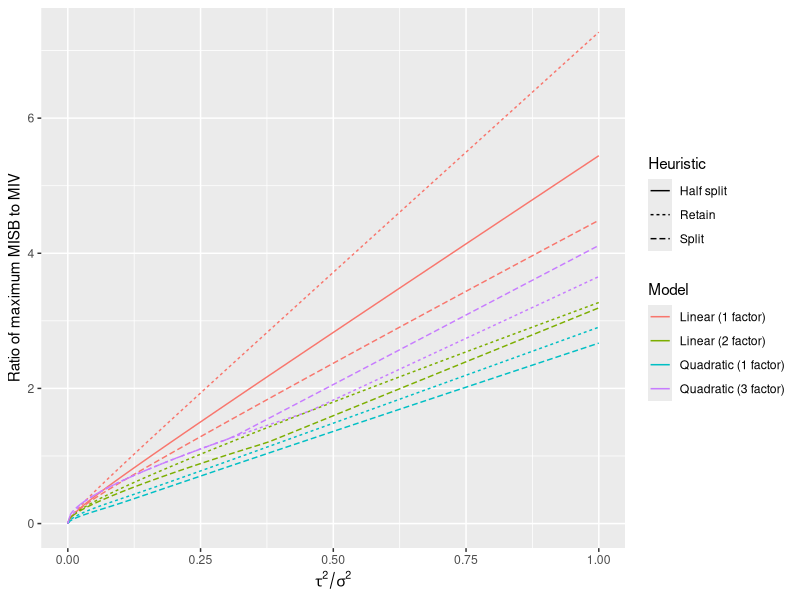
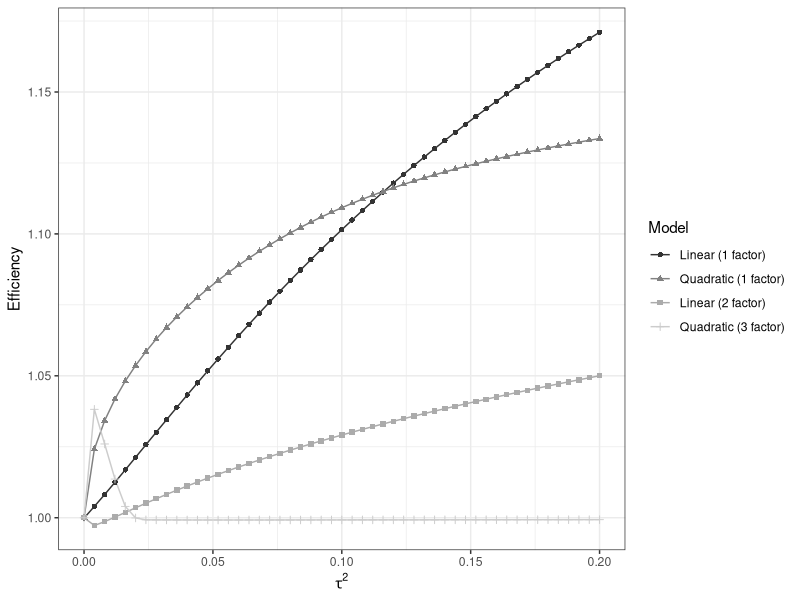
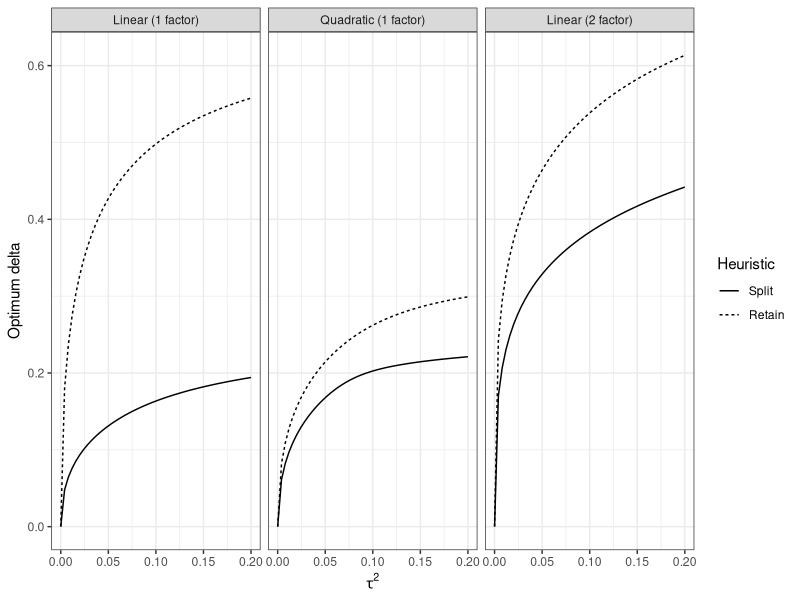
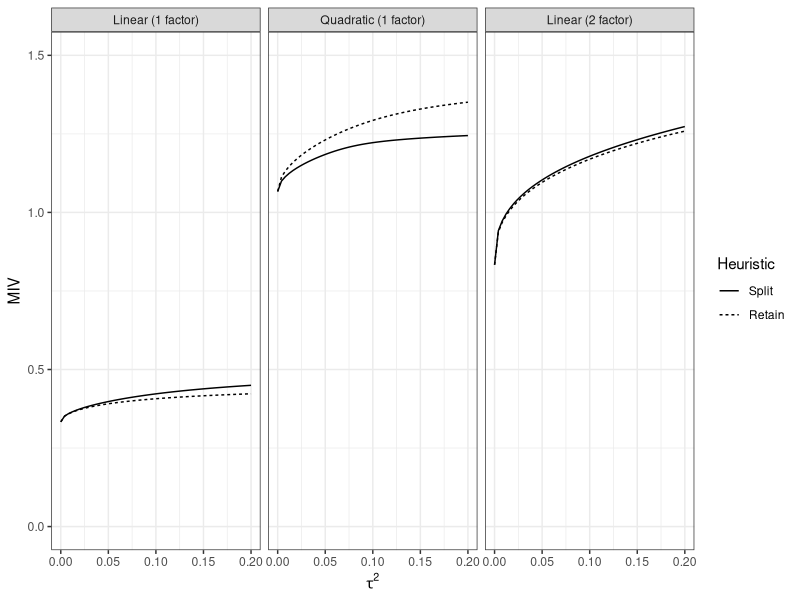
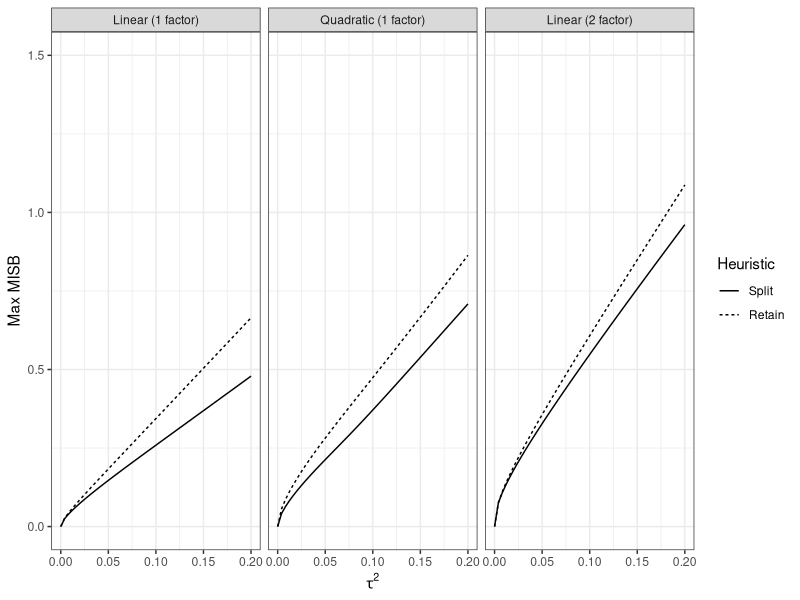
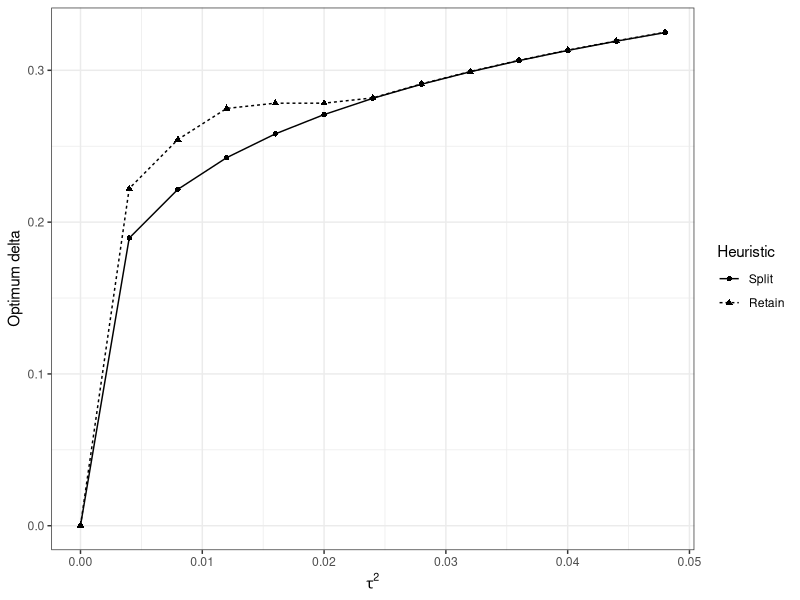
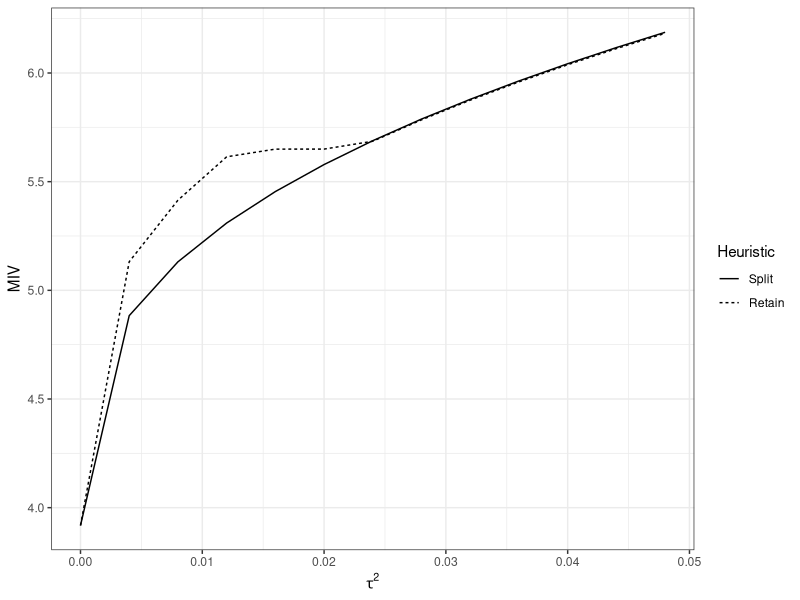
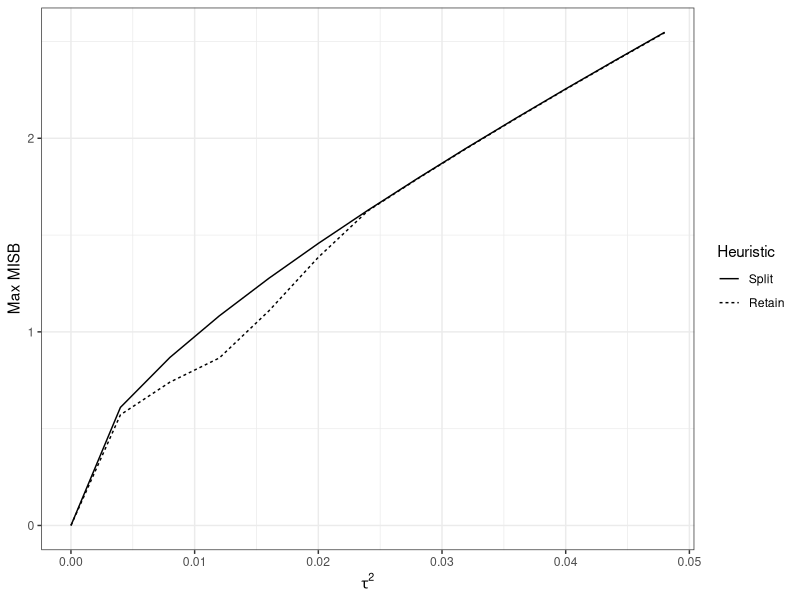

Reproduce these figures in R, in order.
#
#  Supporting material for "Replication in random translation designs for model-robust prediction"  
# by Waite, T.W. (2023+)

# Script to produce plots in the paper from saved results 

library(tidyverse)
results_df <- read_csv("heuristics-results.csv")

# make names etc nicer (for plotting with ggplot)
results_df <- tibble(results_df)
names(results_df ) <- c("tau2", "Model", "Heuristic", "Optimum delta", "minPsi", "MIV", "Max MISB", "Relative sd of discrepancy")
results_df %>% 
  mutate(biasratio = `Max MISB`/MIV) %>% 
  ggplot(aes(x=tau2, y=biasratio, colour=Model, linetype=Heuristic)) + 
  geom_line() +
  xlab(expression(tau^2/sigma^2)) +
  ylab("Ratio of maximum MISB to MIV")

# tau2=0.2 seems like a sensible rough cut-off point below which bias and variance are of a comparable magnitude, above that bias begins to dominate the IMSPE

#  make Heuristic and Model factors, order levels to improve plots 
results_df  %>% mutate(Heuristic= factor(Heuristic, levels=c("Split", "Half split", "Retain")),
                       Model = factor(Model, 
                                      levels=c("Linear (1 factor)", 
                                               "Quadratic (1 factor)", 
                                               "Linear (2 factor)", 
                                               "Quadratic (3 factor)")))  -> results_df

# compute efficiencies 
results_df %>% 
  dplyr::select(tau2, Model, Heuristic, minPsi) %>%
  pivot_wider(names_from=Heuristic, values_from = minPsi) %>% # put different heuristics in different columns 
  transmute(tau2=tau2,
            Model=Model,
            `Half split`  = Retain/`Half split`,
            Split=Retain/Split) %>% # take ratio of Psi of retain vs splitting (or half splitting)
  pivot_longer(cols=c(`Half split`,
                      Split), names_to = "Heuristic", values_to = "Efficiency") %>% # turn data back into long format 
  mutate(Heuristic=factor(Heuristic, levels=c("Split", "Half split"))) %>% 
  filter(!((Heuristic=="Half split")&(Model!="Linear (1 factor)"))) -> efficiency_results


# Headline results 
# summarize efficiency results for different models 
efficiency_results %>% filter(tau2<=0.2) %>% 
  group_by(Model, Heuristic) %>% summarize( EfficiencyMin = min(Efficiency), EfficiencyMax = max(Efficiency))

# efficiency plots - split vs retain
pdf("../figures/efficiencies.pdf", width=5 ,height=3)
efficiency_results %>% 
  filter(Heuristic!="Half split"&tau2<=0.2) %>%
  ggplot(aes(x=tau2, y=Efficiency, colour=Model, shape=Model)) + 
  geom_line() + 
  geom_point() +
  theme_bw() + 
  xlab(expression(tau^2)) +
  scale_colour_grey()
dev.off()

# Bias-variance tradeoffs

base_graph <- results_df %>% 
  filter(Model!="Quadratic (3 factor)"&Heuristic!="Half split"&tau2<=0.2) %>% 
  ggplot(aes(x=tau2, linetype=Heuristic)) + facet_wrap(~Model) + theme_bw() + scale_colour_grey()  + xlab(expression(tau^2))

pdf("../figures/problems1to3-optdelta.pdf", width=8, height=3)
base_graph + geom_line(aes(y=`Optimum delta`))
dev.off()

pdf("../figures/problems1to3-MIV.pdf", width=8, height=3)
base_graph + geom_line(aes(y=MIV))   + ylim(c(0,1.5))
dev.off()

pdf("../figures/problems1to3-MISB.pdf", width=8, height=3)
base_graph + geom_line(aes(y=`Max MISB`))    + ylim(c(0,1.5))
dev.off()


# 3 factor quadratic - plot of optimum deltas, MIV, max MISB
base_graph <- results_df %>% filter(Model=="Quadratic (3 factor)"&tau2<=0.05) %>%
  ggplot(aes(x=tau2, linetype=Heuristic, shape=Heuristic)) + theme_bw() + scale_colour_grey() + xlab(expression(tau^2))

pdf("../figures/problem4-optdelta.pdf", width=5, height=3)
base_graph + geom_line(aes(y=`Optimum delta`)) + geom_point(aes(y=`Optimum delta`))
dev.off()

pdf("../figures/problem4-MIV.pdf", width=5, height=3)
base_graph + geom_line(aes(y=MIV)) 
dev.off()

pdf("../figures/problem4-MISB.pdf", width=5, height=3)
base_graph + geom_line(aes(y=`Max MISB`)) 
dev.off()

